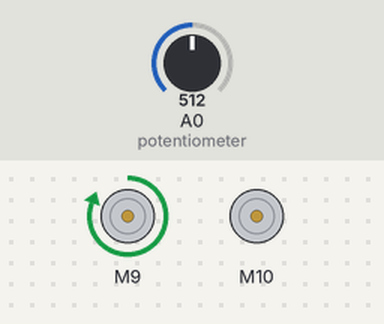
Simulated run of this sketch. Board: Arduino Uno, built with avr-gcc and run on an emulated ATmega328P. On the bench: 2 × DC motor (green arrow = forward, orange = backward, longer = faster). Inputs (shaded band) come from the test bench; at power-on: A0 (potentiometer) = 512. What the sketch prints to the serial monitor is not drawn.

Above: at 0.1 s.
At 8.1 s:
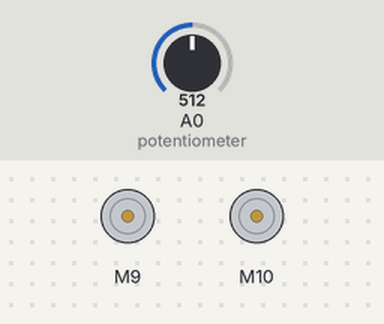
At 16.1 s:
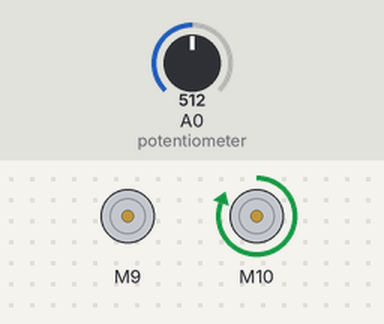
At 32.1 s:
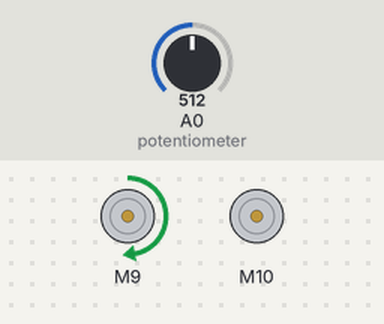
Timing chart, 0 to 33.6 s (numbered marks = the images above):
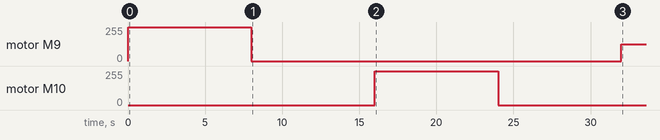

Measured:
- by itself, motor M9: stopped → forward 255/255 at 0.00 s, → stopped 8.0 s later, → forward 127/255 24.0 s later

The sketch:

sketch.ino
```cpp
#include <ESC.h>

#define dirPin 2
#define stepPin 3
#define stepsPerRevolution 200

ESC RESC(9, 1000, 2000, 500);
ESC LESC(10, 1000, 2000, 500);

int potValue;  // value from the analog pin

void setup() {
   motorCalibration();
   motorArm();
   Serial.begin(9600);
}

void loop() {
   testRight();
   delay(15);
}

/////////////////tests////////////////////////////////////////
int potValForBLDC(){
  potValue = analogRead(A0);   // reads the value of the potentiometer (value between 0 and 1023)
  potValue = map(potValue, 0, 1023, 1000, 2000);   // scale it to use it with the servo library (value between 0 and 180)
  Serial.print("BLDC SPEED: ");
  Serial.println(potValue);
  return potValue;
}

int potValForStepper(){
  potValue = analogRead(A0);   // reads the value of the potentiometer (value between 0 and 1023)
  potValue = map(potValue, 0, 1023, 500, 5000);   // scale it to use it with the servo library (value between 500 and 5000)
  Serial.print("Stepper SPEED: ");
  Serial.println(potValue);
  return potValue;
}

void testRight(){
   int speed = potValForBLDC();
   RESC.speed(speed);
}

void testLeft(){
   int speed = potValForBLDC();
   LESC.speed(speed);
}

void testShredderForwarrd(){
   int speed = potValForStepper();
   digitalWrite(dirPin, HIGH);
   for (int i = 0; i < 10 * stepsPerRevolution; i++) {
      // These four lines result in 1 step:
      digitalWrite(stepPin, HIGH);
      delayMicroseconds(speed);
      digitalWrite(stepPin, LOW);
      delayMicroseconds(speed);
   }
}

void testShredderBackwarrd(){
   int speed = potValForStepper();
   digitalWrite(dirPin, LOW);
   for (int i = 0; i < 10 * stepsPerRevolution; i++) {
      // These four lines result in 1 step:
      digitalWrite(stepPin, HIGH);
      delayMicroseconds(speed);
      digitalWrite(stepPin, LOW);
      delayMicroseconds(speed);
   }
}
/////////////////tests////////////////////////////////////////

////////////////Functions/////////////////////////////////////
void motorCalibration(){
   RESC.calib();
   LESC.calib();
   RESC.stop();
   LESC.stop();
}

void motorArm(){
   RESC.arm();
   LESC.arm();
}

void runForward(int speed){
   RESC.speed(speed);
   LESC.speed(speed);
}

void turnLeft(int speed){
   RESC.speed(2*speed);
   LESC.speed(speed);
}

void turnRight(int speed) {
   RESC.speed(speed);
   LESC.speed(2*speed);
}

void shred(boolean isForward, int revs, int speed){
   digitalWrite(dirPin, isForward);
   for (int i = 0; i < revs * stepsPerRevolution; i++) {
      // These four lines result in 1 step:
      digitalWrite(stepPin, HIGH);
      delayMicroseconds(speed);
      digitalWrite(stepPin, LOW);
      delayMicroseconds(speed);
   }
}

void idle(){
   RESC.stop();
   LESC.stop();
   digitalWrite(stepPin, LOW);
   digitalWrite(dirPin, LOW);
}

int serialSignal(){
   while(!Serial.available())
      ;
   int signal = Serial.readString().toInt();
   return signal;
}

void runBoat(){
   int cs = serialSignal();

   switch (cs){
      case 0:
         Serial.println("Running forward...");
         runForward(20);
         break;

      case 1:
         Serial.println("Turning right...");
         turnRight(10);
         break;

      case 2:
         Serial.println("Turning left...");
         turnLeft(10);
         break;

      case 3:
         Serial.println("Shredding...");
         shred(true,10,1000);
         break;

      default:
         Serial.println("Idle...");
         idle();
         break;
   }
}

////////////////Functions/////////////////////////////////////
```
